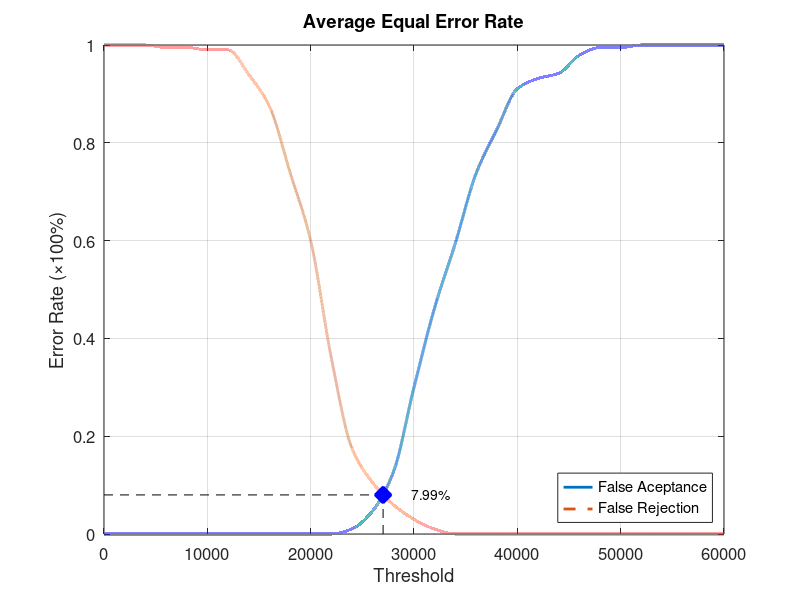
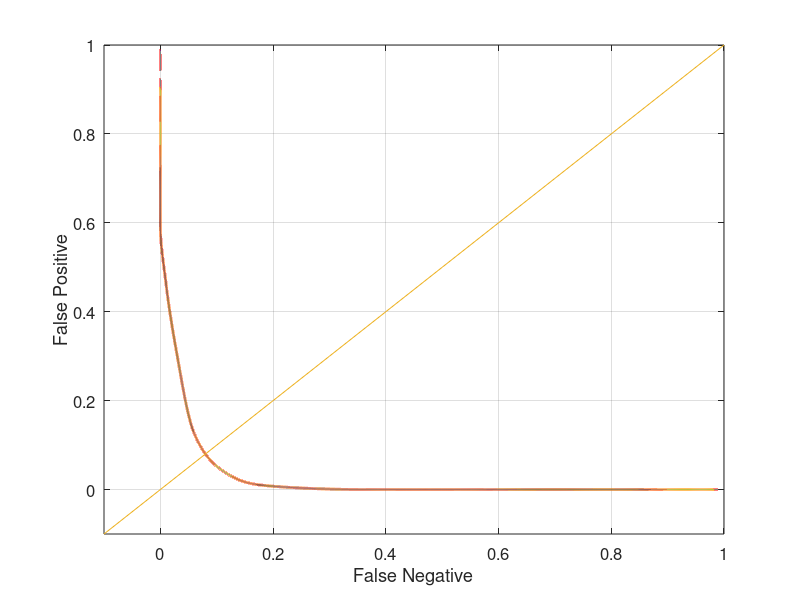

Source code (MATLAB) for these figures, in order:
function yEER = Database1_3
close all;
clear;
clc;
x = 0:2000:60000;
xq = 0:0.5:60000;

y0 = [0 0 0 0 0 0 0 0 0 0 0 0 0.0105263 0.0473684 0.126316 0.3 0.463158 0.594737 0.736842 0.826316 0.910526 0.931579 0.942105 0.978947 0.994737 0.994737 1 1 1 1 1];
yy0 = interp1(x, y0, xq, 'pchip');
y1 = [1 1 1 0.995 0.995 0.99 0.99 0.94 0.875 0.74 0.6 0.36 0.175 0.105 0.06 0.03 0.01 0 0 0 0 0 0 0 0 0 0 0 0 0 0];
yy1 = interp1(x, y1, xq, 'pchip');

% Calculating EER: 
y2 = abs(y0 - y1);
find(y2 == min(y2))
yy2 = abs(yy0 - yy1);
xEER = find(yy2 == min(yy2));
xEERIndex = xq(xEER) % X-axis EER
yEER = yy0(xEER) % Y-axis EER

main = figure
plot(xq, yy0,'-','LineWidth', 2);	hold on
plot(xq, yy1,'--','LineWidth', 2);	hold on
plot([xEERIndex xEERIndex], [0 yEER], 'k--');	hold on
plot([0 xEERIndex], [yEER yEER], 'k--');	hold on
plot(xEERIndex, yEER, 'bx', 'LineWidth', 10);	hold on
text(xEERIndex + 10 * xEERIndex / 100, yEER, [num2str(round((10000 * yEER)) / 100) '%'])
legend('False Aceptance', 'False Rejection', 'Location', 'SouthEast')
xlabel('Threshold')
ylabel('Error Rate (\times100%)')
title('Average Equal Error Rate')
set(gca, 'FontSize', 12)
axis([0 60000 0 1])
grid on

print(main, 'Database1_3Main', '-dpng');
FNRxFPR = figure('Color', [1 1 1]);
plot(yy1, yy0, '-', yy1, yy0, 'LineWidth', 2);
hold on
y = -0.1:0.1:1
plot(y, y); 
set(gca, 'FontSize', 12)
xlabel('False Negative')
ylabel('False Positive')
axis([-0.1 1 -0.1 1])
set(gca, 'FontSize', 12)
grid on

print(FNRxFPR, 'Database1_3FNRxFPR','-dpng');
end
